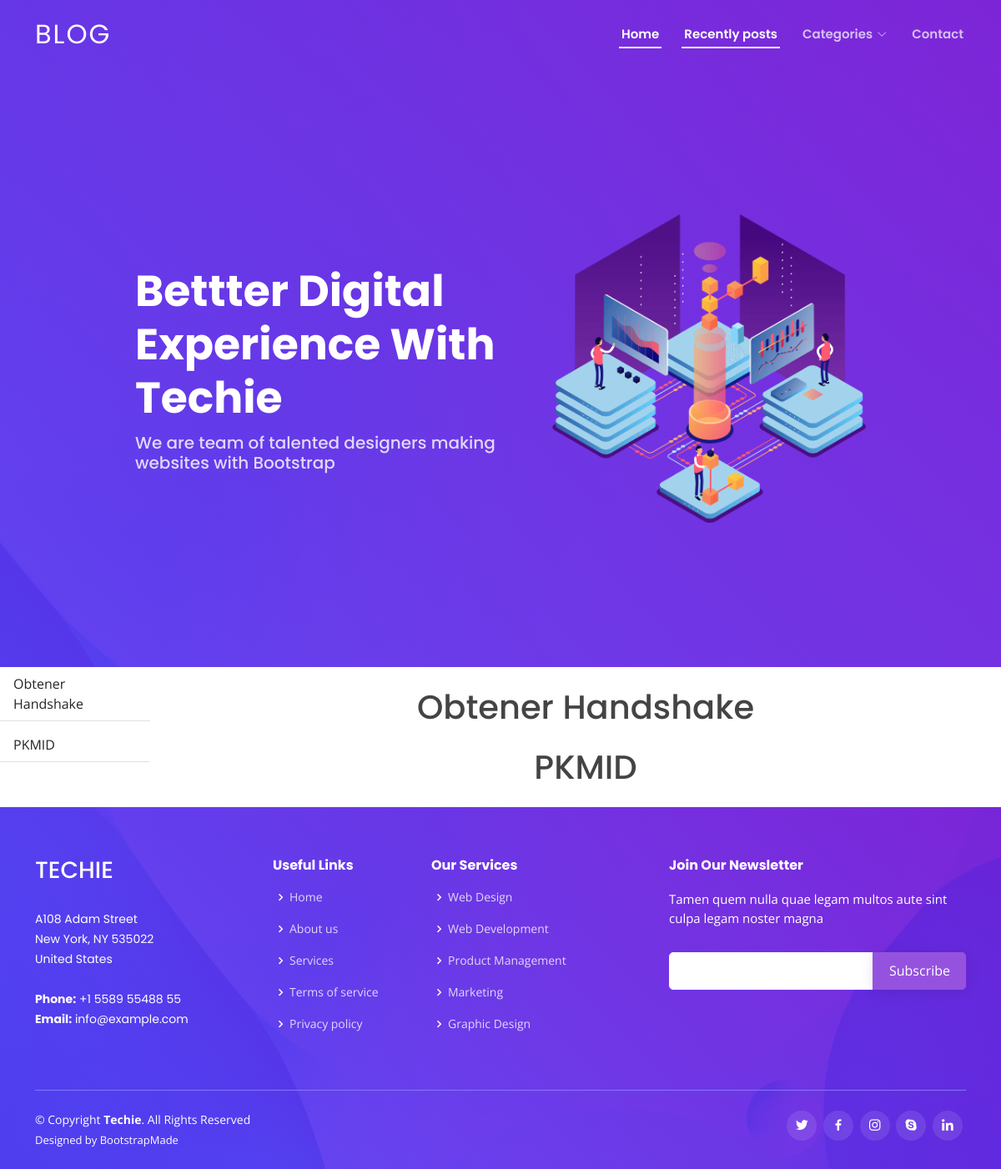
Before: /categories/subcategory/7 with the older database file.
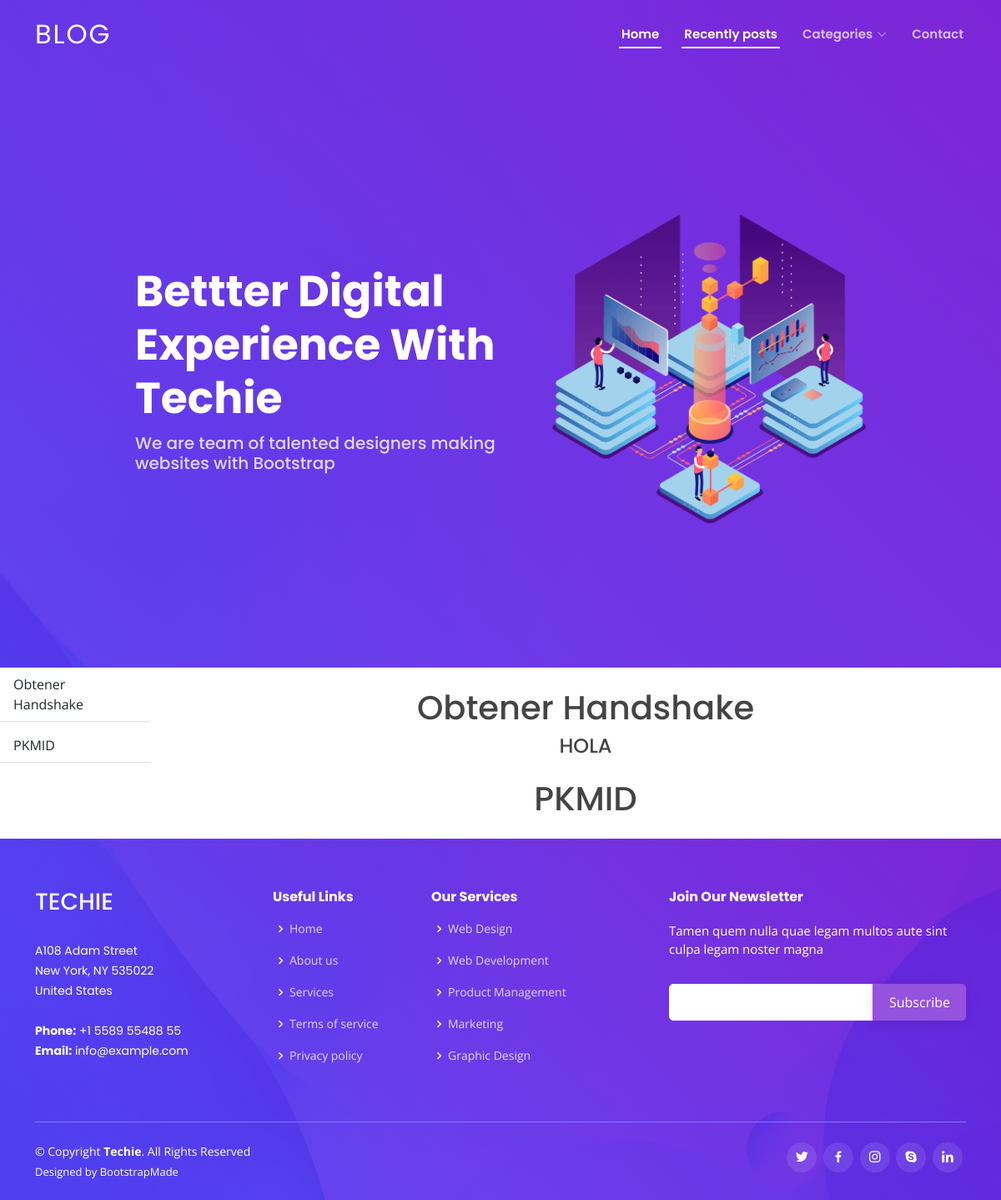
After: the same page with the newer database file.
### dashboard/blog/models.py (models this page shows, shortened)
class Posts(models.Model):
    name = models.CharField(max_length=100, unique=True)
    subcategory = models.ForeignKey(SubCategories, on_delete=models.CASCADE, related_name='posts', blank=True)
    fecha_creacion = models.DateTimeField(auto_now_add=True)

class Titulos(models.Model):
    contenido = models.CharField(max_length=255, blank=True, null=True)
    color = models.CharField(max_length=255, blank=True, null=True)
    fecha_creacion = models.DateTimeField(auto_now_add=True)
    post = models.ForeignKey(Posts, on_delete=models.CASCADE, related_name='titulos')
    def get_seccion_tipo(self):
        return 'titulo'

### app/views.py (the view)
# urls.py: path('categories/subcategory/<int:subcategory_id>', views.posts, name='posts'),
def posts(request, subcategory_id=None):
    try:
        posts = Posts.objects.filter(subcategory__id=subcategory_id)
        categories = Categories.objects.all()
        for post in posts:
            titulos = Titulos.objects.filter(post=post).order_by('fecha_creacion')
            textos = Textos.objects.filter(post=post).order_by('fecha_creacion')
            codigos = Codigos.objects.filter(post=post).order_by('fecha_creacion')
            imagenes = Imagenes.objects.filter(post=post).order_by('fecha_creacion')
            elementos_post = []
            for codigo in codigos:
                original_contenido = codigo.contenido
                lexer = get_lexer_by_name("python", stripall=True)
                formatter = HtmlFormatter(linenos=False, cssclass="code")
                codigo.contenido = highlight(original_contenido, lexer, formatter)
                codigo.contenido = markdown(codigo.contenido, extensions=['codehilite'])
            elementos_post.extend(titulos)
            elementos_post.extend(textos)
            elementos_post.extend(codigos)
            elementos_post.extend(imagenes)
            elementos_post = sorted(elementos_post, key=lambda x: x.fecha_creacion)
            post.elementos = elementos_post
    except Categories.DoesNotExist:
        messages.error(request, 'Category not found.')
        return redirect('blog')
    return render(request, 'app/posts/index.html', {
        'categories': categories,
        'posts': posts,
    })

### templates/app/posts/index.html (shortened to what this page needs)
{% extends "app/base.html" %}
{% block content %}
<div class="row">
    <div class="col-md-2">
        <div class="sidebar">
            <ul class="list-group list-group-flush">
                {% for post in posts %}
                    <li class="list-group-item sidebar-post mb-2" data-toggle="collapse" data-target="#post{{ loop.index }}">
                        {{ post.name }}
                    </li>
                {% endfor %}
            </ul>
        </div>
    </div>
    <div class="col-md-10">
        {% for post in posts %}
            <div class="post-content text-center my-4 mx-2">
                <h1>{{ post.name }}</h1>
                {% for elemento in post.elementos %}
                    {% if elemento.get_seccion_tipo == 'titulo' %}
                        <h4>{{ elemento.contenido }}</h4>
                    {% elif elemento.get_seccion_tipo == 'texto' %}
                        <p class="text-justify">{{ elemento.contenido|linebreaks }}</p>
                    {% elif elemento.get_seccion_tipo == 'codigo' %}
                        <div class="code-toolbar mt-3 mb-4">
                            <pre class="line-numbers-hidden language-{{ elemento.lenguaje }}"><code>{{ elemento.contenido|safe }}</code></pre>
                            <button class="copy-button btn btn-primary" data-clipboard-target="#codigo-{{ elemento.id }}">Copiar</button>
                        </div>
                    {% elif elemento.get_seccion_tipo == 'imagen' %}
                        <img class="img-fluid" src="{{ elemento.archivo.url }}" alt="{{ elemento.nombre }}">
                    {% endif %}
                {% endfor %}
            </div>
        {% endfor %}
    </div>
</div>
{% endblock %}

### templates/app/base.html (shortened to what this page needs)
{% load static %}
<!DOCTYPE html>
<html lang="en">
<head>
    <link href="{% static 'assets/vendor/aos/aos.css' %}" rel="stylesheet">
    <link href="{% static 'assets/vendor/bootstrap/css/bootstrap.min.css' %}" rel="stylesheet">
    <link href="{% static 'assets/vendor/glightbox/css/glightbox.min.css' %}" rel="stylesheet">
    <link href="{% static 'assets/vendor/bootstrap-icons/bootstrap-icons.css' %}" rel="stylesheet">
    <link href="{% static 'assets/vendor/swiper/swiper-bundle.min.css' %}" rel="stylesheet">
    <link href="{% static 'assets/vendor/boxicons/css/boxicons.min.css' %}" rel="stylesheet">
    <link href="{% static 'assets/css/style.css' %}" rel="stylesheet">
    <link rel="stylesheet" href="https://cdn.jsdelivr.net/npm/prismjs/themes/prism-tomorrow.css">
</head>
<body>
    {% block navbar %}
    {% include 'app/navbar.html' %}
    {% endblock %}
    {% block hero %}
    {% include 'app/index/hero.html' %}
    {% endblock %}
    <main id="main">
        {% block content %}
        {% endblock %}
    </main>
    {% block footer %}
    {% include 'app/footer.html' %}
    {% endblock %}
</body>
</html>

### templates/app/navbar.html (shortened to what this page needs)
  <header id="header" class="fixed-top ">
    <div class="container d-flex align-items-center justify-content-between">
      <h1 class="logo"><a href="{% url 'index' %}">Blog</a></h1>
      <nav id="navbar" class="navbar">
        <ul>
          <li><a class="nav-link scrollto active" href="#hero">Home</a></li>
          <li><a class="nav-link scrollto active" href="#recently-posts">Recently posts</a></li>
          <li class="dropdown"><a href="#categories"><span>Categories</span> <i class="bi bi-chevron-down"></i></a>
          </li>
          <li><a class="nav-link scrollto" href="#contact">Contact</a></li>
        </ul>
      </nav>
    </div>
  </header>

### templates/app/index/hero.html
<section id="hero" class="d-flex align-items-center">
    <div class="container-fluid" data-aos="fade-up">
      <div class="row justify-content-center">
        <div class="col-xl-5 col-lg-6 pt-3 pt-lg-0 order-2 order-lg-1 d-flex flex-column justify-content-center">
          <h1>Bettter Digital Experience With Techie</h1>
          <h2>We are team of talented designers making websites with Bootstrap</h2>
        </div>
        <div class="col-xl-4 col-lg-6 order-1 order-lg-2 hero-img" data-aos="zoom-in" data-aos-delay="150">
          <img src="assets/img/hero-img.png" class="img-fluid animated" alt="">
        </div>
      </div>
    </div>
</section>

### templates/app/footer.html
<footer id="footer">
    <div class="footer-top">
      <div class="container">
        <div class="row">
          <div class="col-lg-3 col-md-6 footer-contact">
            <h3>Techie</h3>
            <p>
              A108 Adam Street <br>
              New York, NY 535022<br>
              United States <br><br>
              <strong>Phone:</strong> +1 5589 55488 55<br>
              <strong>Email:</strong> info@example.com<br>
            </p>
          </div>
          <div class="col-lg-2 col-md-6 footer-links">
            <h4>Useful Links</h4>
            <ul>
              <li><i class="bx bx-chevron-right"></i> <a href="#">Home</a></li>
              <li><i class="bx bx-chevron-right"></i> <a href="#">About us</a></li>
              <li><i class="bx bx-chevron-right"></i> <a href="#">Services</a></li>
              <li><i class="bx bx-chevron-right"></i> <a href="#">Terms of service</a></li>
              <li><i class="bx bx-chevron-right"></i> <a href="#">Privacy policy</a></li>
            </ul>
          </div>
          <div class="col-lg-3 col-md-6 footer-links">
            <h4>Our Services</h4>
            <ul>
              <li><i class="bx bx-chevron-right"></i> <a href="#">Web Design</a></li>
              <li><i class="bx bx-chevron-right"></i> <a href="#">Web Development</a></li>
              <li><i class="bx bx-chevron-right"></i> <a href="#">Product Management</a></li>
              <li><i class="bx bx-chevron-right"></i> <a href="#">Marketing</a></li>
              <li><i class="bx bx-chevron-right"></i> <a href="#">Graphic Design</a></li>
            </ul>
          </div>
          <div class="col-lg-4 col-md-6 footer-newsletter">
            <h4>Join Our Newsletter</h4>
            <p>Tamen quem nulla quae legam multos aute sint culpa legam noster magna</p>
            <form action="" method="post">
              <input type="email" name="email"><input type="submit" value="Subscribe">
            </form>
          </div>
        </div>
      </div>
    </div>
    <div class="container">
      <div class="copyright-wrap d-md-flex py-4">
        <div class="me-md-auto text-center text-md-start">
          <div class="copyright">
            &copy; Copyright <strong><span>Techie</span></strong>. All Rights Reserved
          </div>
          <div class="credits">
            Designed by <a href="https://bootstrapmade.com/">BootstrapMade</a>
          </div>
        </div>
        <div class="social-links text-center text-md-right pt-3 pt-md-0">
          <a href="#" class="twitter"><i class="bx bxl-twitter"></i></a>
          <a href="#" class="facebook"><i class="bx bxl-facebook"></i></a>
          <a href="#" class="instagram"><i class="bx bxl-instagram"></i></a>
          <a href="#" class="google-plus"><i class="bx bxl-skype"></i></a>
          <a href="#" class="linkedin"><i class="bx bxl-linkedin"></i></a>
        </div>
      </div>
    </div>
  </footer>

### templates/static/assets/css/style.css (style rules this page uses)
body { font-family: "Open Sans", sans-serif; color: #444444; }
a { color: #5846f9; text-decoration: none; }
h1, h2, h3, h4, h5, h6 { font-family: "Poppins", sans-serif; }
#header { transition: all 0.5s; z-index: 997; padding: 20px 0; }
#header .logo { font-size: 32px; margin: 0; padding: 0; line-height: 1; font-weight: 400; letter-spacing: 2px; text-transform: uppercase; }
#header .logo a { color: #fff; }
.navbar { padding: 0; }
.navbar ul { margin: 0; padding: 0; display: flex; list-style: none; align-items: center; }
.navbar li { position: relative; }
.navbar>ul>li { padding: 10px 0 10px 24px; }
.navbar a, .navbar a:focus { display: flex; align-items: center; justify-content: space-between; padding: 0 3px; font-family: "Poppins", sans-serif; font-size: 15px; font-weight: 600; color: rgba(255, 255, 255, 0.7); white-space: nowrap; transition: 0.3s; position: relative; }
.navbar a i, .navbar a:focus i { font-size: 12px; line-height: 0; margin-left: 5px; }
.navbar>ul>li>a:before { content: ""; position: absolute; width: 100%; height: 2px; bottom: -5px; left: 0; background-color: #fff; visibility: hidden; width: 0px; transition: all 0.3s ease-in-out 0s; }
.navbar a:hover:before, .navbar li:hover>a:before, .navbar .active:before { visibility: visible; width: 100%; }
.navbar a:hover, .navbar .active, .navbar .active:focus, .navbar li:hover>a { color: #fff; }
#hero { width: 100%; height: 100vh; background: linear-gradient(45deg, rgba(86, 58, 250, 0.9) 0%, rgba(116, 15, 214, 0.9) 100%), url("../img/hero-bg.jpg") center center no-repeat; background-size: cover; }
#hero .container, #hero .container-fluid { padding-top: 84px; }
#hero h1 { margin: 0; font-size: 52px; font-weight: 700; line-height: 64px; color: #fff; }
#hero h2 { color: rgba(255, 255, 255, 0.8); margin: 10px 0 0 0; font-size: 20px; }
#hero .animated { animation: up-down 2s ease-in-out infinite alternate-reverse both; }
@media (min-width: 1200px) { #hero { background-attachment: fixed; } }
section { padding: 100px 0; overflow: hidden; }
#footer { color: #fff; font-size: 14px; background: linear-gradient(45deg, rgba(86, 58, 250, 0.9) 0%, rgba(116, 15, 214, 0.9) 100%), url("../img/hero-bg.jpg") center center no-repeat; background-size: cover; }
#footer .footer-top { padding: 60px 0 30px 0; position: relative; }
#footer .footer-top .footer-contact { margin-bottom: 30px; }
#footer .footer-top .footer-contact h3 { font-size: 28px; margin: 0 0 30px 0; padding: 2px 0 2px 0; line-height: 1; font-weight: 500; text-transform: uppercase; }
#footer .footer-top .footer-contact p { font-size: 14px; line-height: 24px; margin-bottom: 0; font-family: "Poppins", sans-serif; }
#footer .footer-top h4 { font-size: 16px; font-weight: bold; position: relative; padding-bottom: 12px; }
#footer .footer-top .footer-links { margin-bottom: 30px; }
#footer .footer-top .footer-links ul { list-style: none; padding: 0; margin: 0; }
#footer .footer-top .footer-links ul i { padding-right: 2px; color: #fff; font-size: 18px; line-height: 1; }
#footer .footer-top .footer-links ul li { padding: 10px 0; display: flex; align-items: center; }
#footer .footer-top .footer-links ul li:first-child { padding-top: 0; }
#footer .footer-top .footer-links ul a { color: rgba(255, 255, 255, 0.8); transition: 0.3s; display: inline-block; line-height: 1; }
#footer .footer-newsletter { font-size: 15px; }
#footer .footer-newsletter h4 { font-size: 16px; font-weight: bold; position: relative; padding-bottom: 12px; }
#footer .footer-newsletter form { margin-top: 30px; background: #fff; padding: 6px 10px; position: relative; border-radius: 5px; text-align: left; border: 1px solid white; }
#footer .footer-newsletter form input[type=email] { border: 0; padding: 4px 8px; width: calc(100% - 100px); }
#footer .footer-newsletter form input[type=submit] { position: absolute; top: -1px; right: -2px; bottom: -1px; border: 0; background: none; font-size: 16px; padding: 0 20px; background: rgba(123, 39, 216, 0.8); color: #fff; transition: 0.3s; border-radius: 0 5px 5px 0; box-shadow: 0px 2px 15px rgba(0, 0, 0, 0.1); }
#footer .copyright-wrap { border-top: 1px solid #8577fb; }
#footer .credits { padding-top: 5px; font-size: 13px; color: #fff; }
#footer .credits a { color: #fff; }
#footer .social-links a { font-size: 18px; display: inline-block; background: rgba(255, 255, 255, 0.1); color: #fff; line-height: 1; padding: 8px 0; margin-right: 4px; border-radius: 50%; text-align: center; width: 36px; height: 36px; transition: 0.3s; }

Changed rows visible on the page:
added Titulos: contenido "HOLA", shown under Posts "Obtener Handshake"
